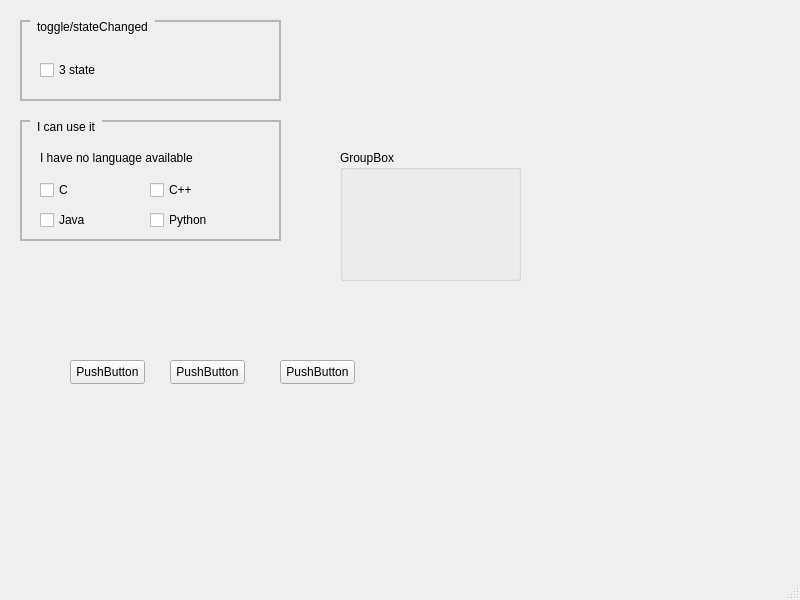
<?xml version="1.0" encoding="UTF-8"?>
<ui version="4.0">
 <class>MainWindow</class>
 <widget class="QMainWindow" name="MainWindow">
  <property name="geometry">
   <rect>
    <x>0</x>
    <y>0</y>
    <width>800</width>
    <height>600</height>
   </rect>
  </property>
  <property name="windowTitle">
   <string>MainWindow</string>
  </property>
  <property name="autoFillBackground">
   <bool>false</bool>
  </property>
  <property name="styleSheet">
   <string notr="true"/>
  </property>
  <widget class="QWidget" name="centralwidget">
   <widget class="QGroupBox" name="gboxToggleStateChanged">
    <property name="geometry">
     <rect>
      <x>20</x>
      <y>20</y>
      <width>261</width>
      <height>81</height>
     </rect>
    </property>
    <property name="styleSheet">
     <string notr="true">QGroupBox {
	border: 2px solid rgb(182,182,182);
	margin-top: 1ex;
}
QGroupBox::title {
	subcontrol-origin: margin;
	subcontrol-position: top left;
	padding: 0 5px;
	left: 10px;
}</string>
    </property>
    <property name="title">
     <string>toggle/stateChanged</string>
    </property>
    <widget class="QCheckBox" name="chkTri">
     <property name="geometry">
      <rect>
       <x>20</x>
       <y>40</y>
       <width>85</width>
       <height>20</height>
      </rect>
     </property>
     <property name="text">
      <string>3 state</string>
     </property>
     <property name="tristate">
      <bool>true</bool>
     </property>
    </widget>
   </widget>
   <widget class="QGroupBox" name="gboxICanUseIt">
    <property name="geometry">
     <rect>
      <x>20</x>
      <y>120</y>
      <width>261</width>
      <height>121</height>
     </rect>
    </property>
    <property name="styleSheet">
     <string notr="true">QGroupBox {
	border: 2px solid rgb(182,182,182);
	margin-top: 1ex;
}
QGroupBox::title {
	subcontrol-origin: margin;
	subcontrol-position: top left;
	padding: 0 5px;
	left: 10px;
}</string>
    </property>
    <property name="title">
     <string>I can use it</string>
    </property>
    <widget class="QCheckBox" name="chkC">
     <property name="geometry">
      <rect>
       <x>20</x>
       <y>60</y>
       <width>85</width>
       <height>20</height>
      </rect>
     </property>
     <property name="text">
      <string>C</string>
     </property>
     <attribute name="buttonGroup">
      <string notr="true">buttonGroup</string>
     </attribute>
    </widget>
    <widget class="QCheckBox" name="chkCpp">
     <property name="geometry">
      <rect>
       <x>130</x>
       <y>60</y>
       <width>85</width>
       <height>20</height>
      </rect>
     </property>
     <property name="text">
      <string>C++</string>
     </property>
     <attribute name="buttonGroup">
      <string notr="true">buttonGroup</string>
     </attribute>
    </widget>
    <widget class="QCheckBox" name="chkJava">
     <property name="geometry">
      <rect>
       <x>20</x>
       <y>90</y>
       <width>85</width>
       <height>20</height>
      </rect>
     </property>
     <property name="text">
      <string>Java</string>
     </property>
     <attribute name="buttonGroup">
      <string notr="true">buttonGroup</string>
     </attribute>
    </widget>
    <widget class="QCheckBox" name="chkPython">
     <property name="geometry">
      <rect>
       <x>130</x>
       <y>90</y>
       <width>85</width>
       <height>20</height>
      </rect>
     </property>
     <property name="text">
      <string>Python</string>
     </property>
     <attribute name="buttonGroup">
      <string notr="true">buttonGroup</string>
     </attribute>
    </widget>
    <widget class="QLabel" name="lblMsg">
     <property name="geometry">
      <rect>
       <x>20</x>
       <y>30</y>
       <width>391</width>
       <height>16</height>
      </rect>
     </property>
     <property name="text">
      <string>I have no language available</string>
     </property>
    </widget>
   </widget>
   <widget class="QGroupBox" name="groupBox">
    <property name="geometry">
     <rect>
      <x>340</x>
      <y>150</y>
      <width>181</width>
      <height>131</height>
     </rect>
    </property>
    <property name="title">
     <string>GroupBox</string>
    </property>
   </widget>
   <widget class="QPushButton" name="pushButton">
    <property name="geometry">
     <rect>
      <x>70</x>
      <y>360</y>
      <width>75</width>
      <height>24</height>
     </rect>
    </property>
    <property name="text">
     <string>PushButton</string>
    </property>
    <property name="autoExclusive">
     <bool>true</bool>
    </property>
    <attribute name="buttonGroup">
     <string notr="true">buttonGroup_2</string>
    </attribute>
   </widget>
   <widget class="QPushButton" name="pushButton_2">
    <property name="geometry">
     <rect>
      <x>170</x>
      <y>360</y>
      <width>75</width>
      <height>24</height>
     </rect>
    </property>
    <property name="text">
     <string>PushButton</string>
    </property>
    <property name="checkable">
     <bool>true</bool>
    </property>
    <property name="autoExclusive">
     <bool>true</bool>
    </property>
    <attribute name="buttonGroup">
     <string notr="true">buttonGroup_2</string>
    </attribute>
   </widget>
   <widget class="QPushButton" name="pushButton_3">
    <property name="geometry">
     <rect>
      <x>280</x>
      <y>360</y>
      <width>75</width>
      <height>24</height>
     </rect>
    </property>
    <property name="text">
     <string>PushButton</string>
    </property>
    <property name="checkable">
     <bool>true</bool>
    </property>
    <property name="autoExclusive">
     <bool>true</bool>
    </property>
    <attribute name="buttonGroup">
     <string notr="true">buttonGroup_2</string>
    </attribute>
   </widget>
  </widget>
  <widget class="QMenuBar" name="menubar">
   <property name="geometry">
    <rect>
     <x>0</x>
     <y>0</y>
     <width>800</width>
     <height>22</height>
    </rect>
   </property>
  </widget>
  <widget class="QStatusBar" name="statusbar"/>
 </widget>
 <resources/>
 <connections/>
 <buttongroups>
  <buttongroup name="buttonGroup">
   <property name="exclusive">
    <bool>false</bool>
   </property>
  </buttongroup>
  <buttongroup name="buttonGroup_2"/>
 </buttongroups>
</ui>
